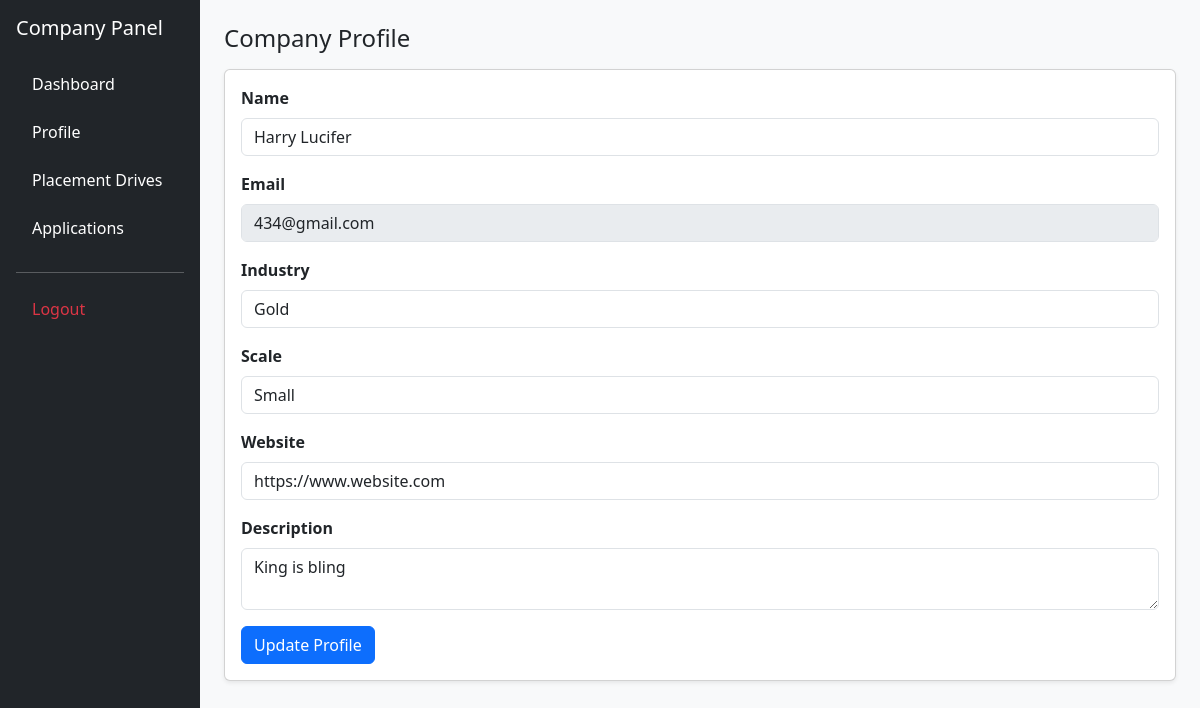
Page /company/profile (signed in) on the committed database.
### application/models.py (models this page shows)
class Company(db.Model, UserMixin):
    id = db.Column(db.Integer, primary_key=True)
    username = db.Column(db.String(100), unique=True, nullable=False)
    email = db.Column(db.String(120), unique=True, nullable=False)
    name = db.Column(db.String(100), unique=True, nullable=False)
    password = db.Column(db.String(128), nullable=False)
    category = db.Column(db.String(50), nullable=False) # Gold, Silver, etc.
    scale = db.Column(db.String(50), nullable=False)    # MNC, Startup, etc.
    description = db.Column(db.Text, nullable=True)
    placementHistory = db.Column(db.Text, nullable=True)
    address = db.Column(db.String(100), nullable=True)
    locations = db.Column(db.String(200), nullable=True)
    website = db.Column(db.String(100), nullable=True)
    contactName = db.Column(db.String(100), nullable=True)
    contactEmail = db.Column(db.String(120), nullable=True)
    status = db.Column(db.String(50), nullable=False, default="Pending")
    isBlacklisted = db.Column(db.Boolean, nullable=False, default=False)
    drives = db.relationship('Drive', backref='company', lazy=True)

### application/controllers.py (the view)
@app.route("/company/profile")
@login_required
def company_profile():
    company = Company.query.get(current_user.id)
    return render_template(
        "companyprofile.html",
        company=company
    )

### app.py (called while the page is built)
def create_app():
    app = Flask(__name__)
    app.config['SECRET_KEY'] = "afgjke12359754iloyuremane45j"
    app.config['SQLALCHEMY_DATABASE_URI'] = 'sqlite:///placement_portal.sqlite3'
    app.config['SQLALCHEMY_TRACK_MODIFICATIONS'] = False
    app.debug = True
    db.init_app(app)
    login_manager.init_app(app)
    login_manager.login_view = "login"
    @login_manager.user_loader
    def load_user(user_id):
        if not user_id:
            return None
        try:
            uid = int(user_id)
        except Exception:
            return None
        user = User.query.get(uid)
        if user:
            return user
        return Company.query.get(uid)
    return app

### templates/companyprofile.html (shortened to what this page needs)
<!DOCTYPE html>
<html>
<head>
<link href="https://cdn.jsdelivr.net/npm/bootstrap@5.3.0/dist/css/bootstrap.min.css" rel="stylesheet">
</head>
<body class="bg-light">
<div class="container-fluid">
<div class="row">
<div class="col-md-3 col-lg-2 bg-dark text-white min-vh-100 p-3">
<h5 class="mb-4">Company Panel</h5>
<ul class="nav flex-column">
<li class="nav-item mb-2">
<a href="/company" class="nav-link text-white">Dashboard</a>
</li>
<li class="nav-item mb-2">
<a href="/company/profile" class="nav-link text-white">Profile</a>
</li>
<li class="nav-item mb-2">
<a href="/company/drives" class="nav-link text-white">Placement Drives</a>
</li>
<li class="nav-item mb-2">
<a href="/company/applications" class="nav-link text-white">Applications</a>
</li>
<hr class="bg-light">
<li class="nav-item">
<a href="/logout" class="nav-link text-danger">Logout</a>
</li>
</ul>
</div>
<div class="col-md-9 col-lg-10 p-4">
<h4>Company Profile</h4>
<div class="card shadow-sm mt-3">
<div class="card-body">
<form method="POST" action="/company/profile/update">
<div class="mb-3">
<label class="form-label"><strong>Name</strong></label>
<input type="text" name="name" class="form-control" value="{{company.name}}">
</div>
<div class="mb-3">
<label class="form-label"><strong>Email</strong></label>
<input type="email" class="form-control" value="{{company.email}}" disabled>
</div>
<div class="mb-3">
<label class="form-label"><strong>Industry</strong></label>
<input type="text" name="category" class="form-control" value="{{company.category}}">
</div>
<div class="mb-3">
<label class="form-label"><strong>Scale</strong></label>
<input type="text" name="scale" class="form-control" value="{{company.scale}}">
</div>
<div class="mb-3">
<label class="form-label"><strong>Website</strong></label>
<input type="text" name="website" class="form-control" value="{{company.website}}">
</div>
<div class="mb-3">
<label class="form-label"><strong>Description</strong></label>
<textarea name="description" class="form-control">{{company.description}}</textarea>
</div>
<button class="btn btn-primary">
Update Profile
</button>
</form>
</div>
</div>
</div>
</div>
</div>
</body>
</html>

### rows in the picture
Company: name "Harry Lucifer", email "434@gmail.com", category "Gold", scale "Small", website "https://www.website.com", description "King is bling"
